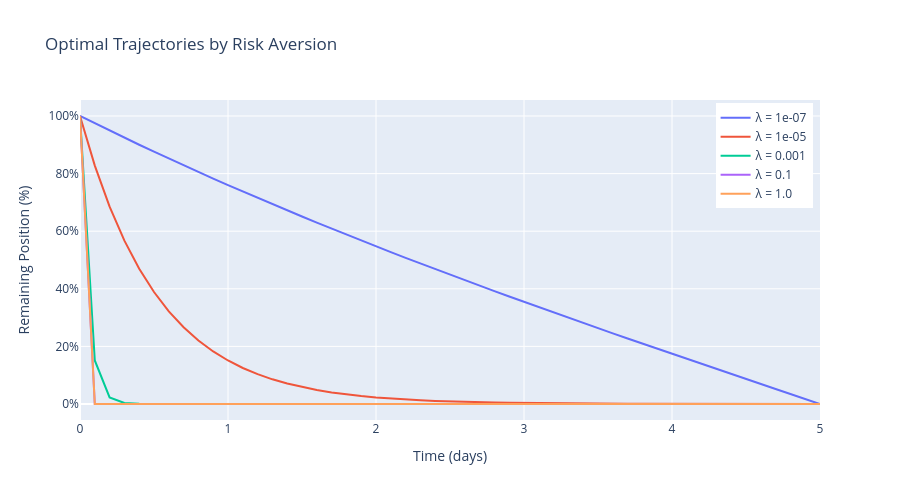

Write notebook code for a chart like this one.
### Code cell
# Compare trajectories for different risk aversions. With the default
# (γ, η) calibration most λ ≥ 1e-3 collapse to near-instant liquidation, so
# this sweep extends to smaller λ values to make the TWAP→front-loaded
# spectrum visible on the plot.
risk_aversions = [1e-7, 1e-5, 1e-3, 1e-1, 1.0]

fig = go.Figure()

for lambda_ in risk_aversions:
    times, traj = optimal_trajectory(params, lambda_)
    fig.add_scatter(
        x=times,
        y=traj / params.X,
        mode="lines",
        name=f"λ = {lambda_}",
        line=dict(width=2),
    )

fig.update_layout(
    title="Optimal Trajectories by Risk Aversion",
    xaxis_title="Time (days)",
    yaxis_title="Remaining Position (%)",
    yaxis_tickformat=".0%",
    height=500,
    legend=dict(yanchor="top", y=0.99, xanchor="right", x=0.99),
)
fig.show()
